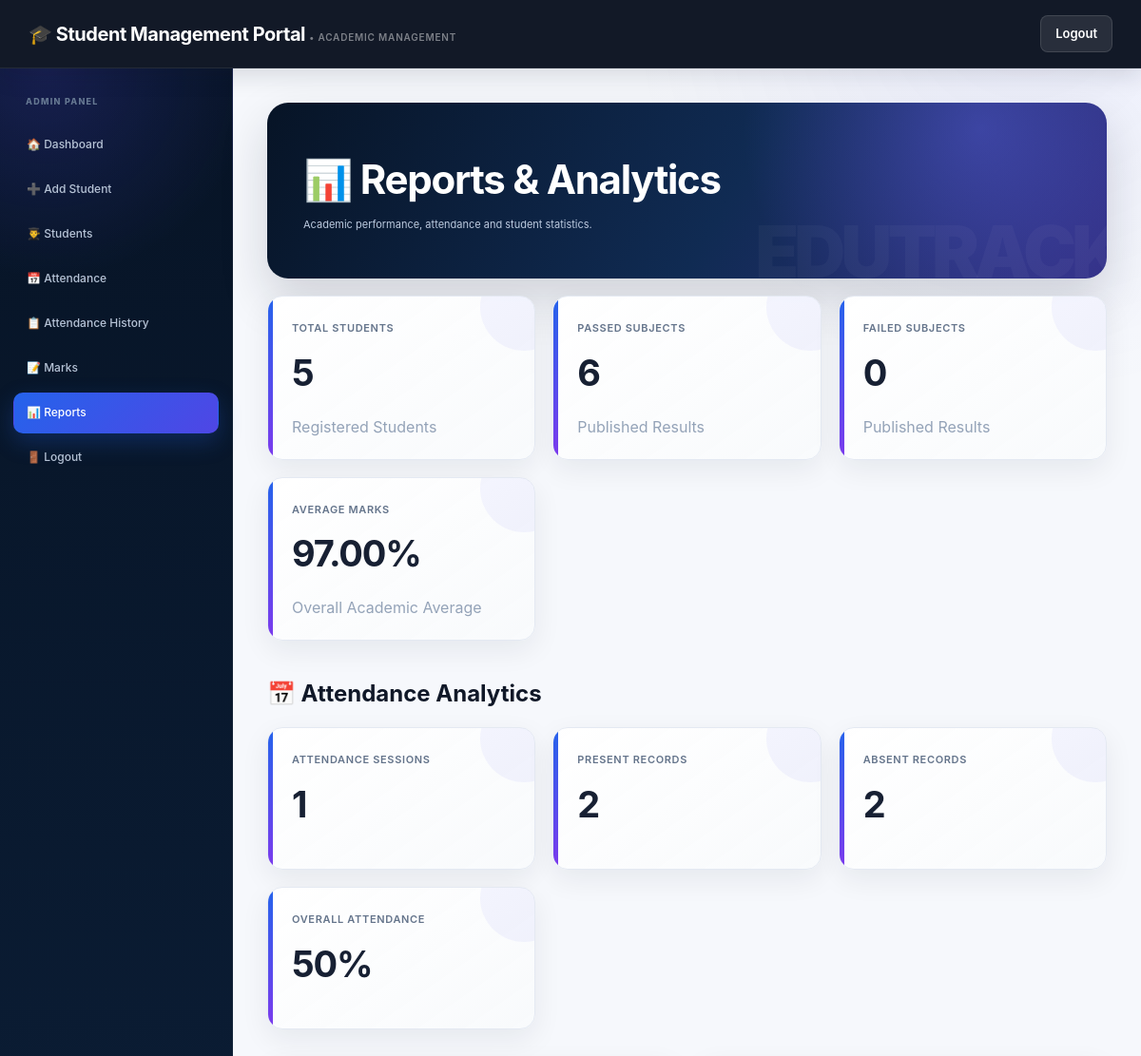
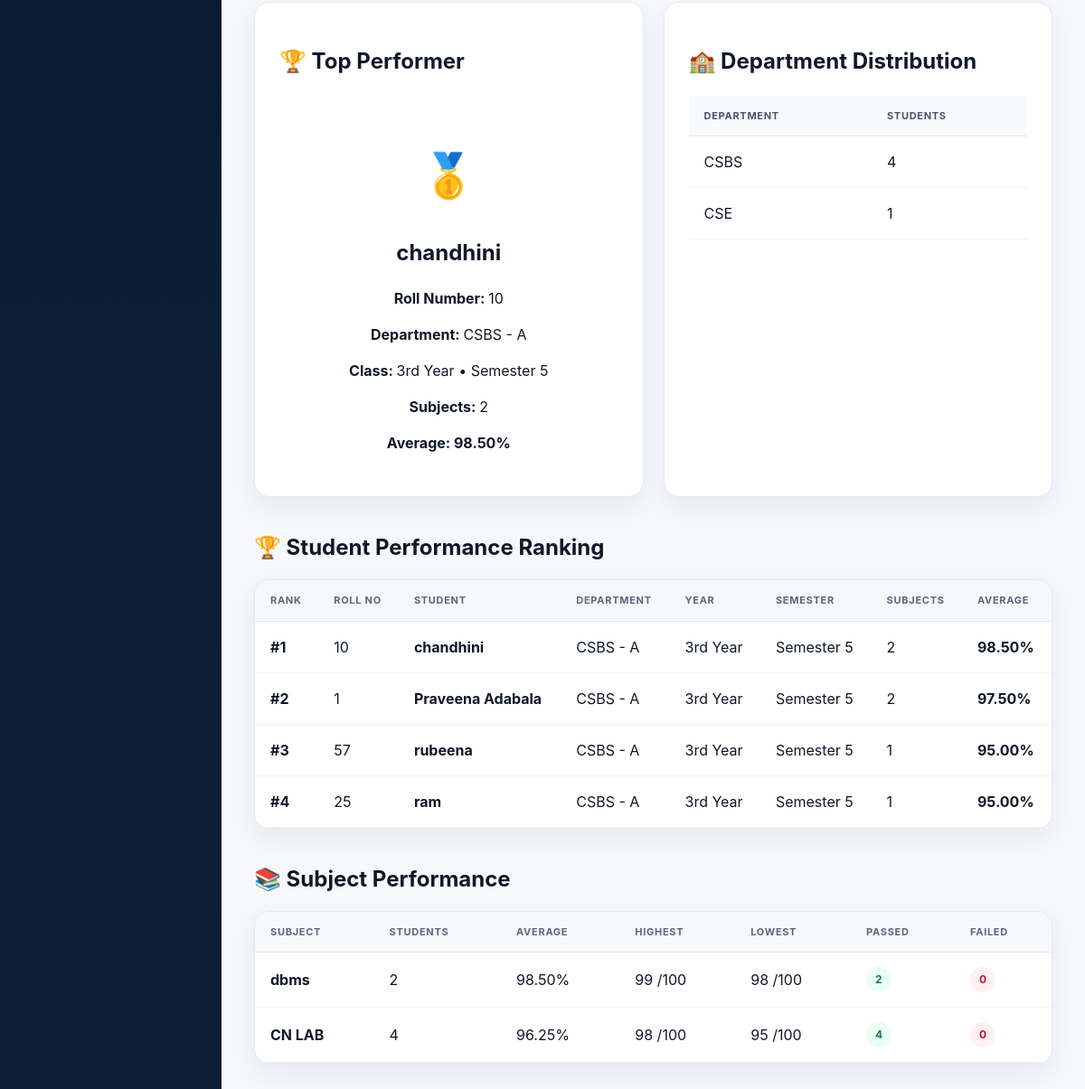
/reports.php (signed in), run on the app's committed database (2 pictures, top to bottom).
### tables this page shows
CREATE TABLE `students` (
  `id` int(11) NOT NULL,
  `name` varchar(100) NOT NULL,
  `roll_no` varchar(50) NOT NULL,
  `registration_no` varchar(50) DEFAULT NULL,
  `dob` date DEFAULT NULL,
  `gender` varchar(20) DEFAULT NULL,
  `department` varchar(100) NOT NULL,
  `section` varchar(10) DEFAULT NULL,
  `year` varchar(20) DEFAULT NULL,
  `semester` varchar(20) DEFAULT NULL,
  `email` varchar(100) NOT NULL,
  `phone` varchar(15) NOT NULL,
  `address` text DEFAULT NULL,
  `username` varchar(100) DEFAULT NULL,
  `password` varchar(255) DEFAULT NULL,
  `verification_token` varchar(255) DEFAULT NULL,
  `email_verified` tinyint(1) NOT NULL DEFAULT 0
);

### reports.php (the view, shortened to what this page needs)
<?php
include "db.php";
$result = mysqli_query(
    $conn,
    "SELECT COUNT(*) AS total FROM students"
);
$row = mysqli_fetch_assoc($result);
$total_students = intval($row["total"] ?? 0);
$department_result = mysqli_query(
    $conn,
    "SELECT
        department,
        COUNT(*) AS total
     FROM students
     GROUP BY department
     ORDER BY total DESC"
);
$result = mysqli_query(
    $conn,
    "SELECT COUNT(*) AS total
     FROM marks
     WHERE LOWER(result) = 'pass'"
);
$row = mysqli_fetch_assoc($result);
$total_pass = intval($row["total"] ?? 0);
$result = mysqli_query(
    $conn,
    "SELECT COUNT(*) AS total
     FROM marks
     WHERE LOWER(result) = 'fail'"
);
$row = mysqli_fetch_assoc($result);
$total_fail = intval($row["total"] ?? 0);
$result = mysqli_query(
    $conn,
    "SELECT
        COALESCE(
            ROUND(AVG(total_marks), 2),
            0
        ) AS average_marks
     FROM marks"
);
$row = mysqli_fetch_assoc($result);
$average_marks =
    $row["average_marks"] ?? 0;
$result = mysqli_query(
    $conn,
    "SELECT
        students.id,
        students.name,
        students.roll_no,
        students.department,
        students.section,
        students.year,
        students.semester,
        ROUND(
            AVG(marks.total_marks),
            2
        ) AS average,
        COUNT(marks.id)
            AS subject_count
     FROM marks
     JOIN students
        ON students.id = marks.student_id
     GROUP BY
        students.id,
        students.name,
        students.roll_no,
        students.department,
        students.section,
        students.year,
        students.semester
     ORDER BY average DESC
     LIMIT 1"
);
$top_student =
    mysqli_fetch_assoc($result);
$top_students = mysqli_query(
    $conn,
    "SELECT
        students.name,
        students.roll_no,
        students.department,
        students.section,
        students.year,
        students.semester,
        ROUND(
            AVG(marks.total_marks),
            2
        ) AS average,
        COUNT(marks.id)
            AS subjects
     FROM marks
     JOIN students
        ON students.id = marks.student_id
     GROUP BY
        students.id,
        students.name,
        students.roll_no,
        students.department,
        students.section,
        students.year,
        students.semester
     ORDER BY average DESC
     LIMIT 10"
);
$subject_result = mysqli_query(
    $conn,
    "SELECT
        subject,
        COUNT(*) AS students,
        ROUND(
            AVG(total_marks),
            2
        ) AS average,
        MAX(total_marks)
            AS highest,
        MIN(total_marks)
            AS lowest,
        SUM(
            CASE
                WHEN LOWER(result) = 'pass'
                THEN 1
                ELSE 0
            END
        ) AS passed,
        SUM(
            CASE
                WHEN LOWER(result) = 'fail'
                THEN 1
                ELSE 0
            END
        ) AS failed
     FROM marks
     GROUP BY subject
     ORDER BY average DESC"
);
$attendance_result = mysqli_query(
    $conn,
    "SELECT
        COUNT(ar.id)
            AS total_records,
        SUM(
            CASE
                WHEN ar.status = 'Present'
                THEN 1
                ELSE 0
            END
        ) AS present_records,
        SUM(
            CASE
                WHEN ar.status = 'Absent'
                THEN 1
                ELSE 0
            END
        ) AS absent_records
     FROM attendance_records ar"
);
$attendance_stats =
    mysqli_fetch_assoc($attendance_result);
$total_attendance_records =
    intval(
        $attendance_stats["total_records"] ?? 0
    );
$total_present =
    intval(
        $attendance_stats["present_records"] ?? 0
    );
$total_absent =
    intval(
        $attendance_stats["absent_records"] ?? 0
    );
$attendance_percentage =
    $total_attendance_records > 0
    ?
    round(
        ($total_present / $total_attendance_records) * 100,
        2
    )
    :
    0;
$session_result = mysqli_query(
    $conn,
    "SELECT COUNT(*) AS total
     FROM attendance_sessions"
);
$session_row =
    mysqli_fetch_assoc($session_result);
$total_sessions =
    intval(
        $session_row["total"] ?? 0
    );
?>
<!DOCTYPE html>
<html lang="en">
<head>
<link
    rel="stylesheet"
    href="css/style.css"
>
</head>
<body class="edutrack-admin">
<div class="navbar">
<h2>
🎓 Student Management Portal
</h2>
<a
    href="logout.php"
    class="logout-btn"
>
Logout
</a>
</div>
<div class="main-layout">
<div class="sidebar">
<h3>
ADMIN PANEL
</h3>
<a href="dashboard.php">
🏠 Dashboard
</a>
<a href="add_student.php">
➕ Add Student
</a>
<a href="view_students.php">
👨‍🎓 Students
</a>
<a href="attendance.php">
📅 Attendance
</a>
<a href="attendance_history.php">
📋 Attendance History
</a>
<a href="marks.php">
📝 Marks
</a>
<a
    href="reports.php"
    class="active"
>
📊 Reports
</a>
<a href="logout.php">
🚪 Logout
</a>
</div>
<div class="main-content">
<div class="page-header">
<div>
<h1>
📊 Reports & Analytics
</h1>
<p>
Academic performance, attendance and student statistics.
</p>
</div>
</div>
<div class="stats-grid">
<div class="stat-card">
<h3>
Total Students
</h3>
<h1>
<?php echo $total_students; ?>
</h1>
<p>
Registered Students
</p>
</div>
<div class="stat-card">
<h3>
Passed Subjects
</h3>
<h1>
<?php echo $total_pass; ?>
</h1>
<p>
Published Results
</p>
</div>
<div class="stat-card">
<h3>
Failed Subjects
</h3>
<h1>
<?php echo $total_fail; ?>
</h1>
<p>
Published Results
</p>
</div>
<div class="stat-card">
<h3>
Average Marks
</h3>
<h1>
<?php echo $average_marks; ?>%
</h1>
<p>
Overall Academic Average
</p>
</div>
</div>
<h2 class="section-title">
📅 Attendance Analytics
</h2>
<div class="stats-grid">
<div class="stat-card">
<h3>
Attendance Sessions
</h3>
<h1>
<?php echo $total_sessions; ?>
</h1>
</div>
<div class="stat-card">
<h3>
Present Records
</h3>
<h1>
<?php echo $total_present; ?>
</h1>
</div>
<div class="stat-card">
<h3>
Absent Records
</h3>
<h1>
<?php echo $total_absent; ?>
</h1>
</div>
<div class="stat-card">
<h3>
Overall Attendance
</h3>
<h1>
<?php echo $attendance_percentage; ?>%
</h1>
</div>
</div>
<div class="report-grid">
<div class="report-card">
<h2>
🏆 Top Performer
</h2>
<?php if ($top_student) { ?>
<div class="top-student">
<h1>
🥇
</h1>
<h2>
<?php
echo htmlspecialchars(
    $top_student["name"]
);
?>
</h2>
<p>
<strong>
Roll Number:
</strong>
<?php
echo htmlspecialchars(
    $top_student["roll_no"]
);
?>
</p>
<p>
<strong>
Department:
</strong>
<?php
echo htmlspecialchars(
    $top_student["department"]
);
?>
-
<?php
echo htmlspecialchars(
    $top_student["section"]
);
?>
</p>
<p>
<strong>
Class:
</strong>
<?php
echo htmlspecialchars(
    $top_student["year"]
);
?>
•
Semester
<?php
echo htmlspecialchars(
    $top_student["semester"]
);
?>
</p>
<p>
<strong>
Subjects:
</strong>
<?php
echo intval(
    $top_student["subject_count"]
);
?>
</p>
<strong>
Average:
<?php
echo $top_student["average"];
?>%
</strong>
</div>
<?php } else { ?>
<p>
No marks available yet.
</p>
<?php } ?>
</div>
<div class="report-card">
<h2>
🏫 Department Distribution
</h2>
<table class="mini-table">
<thead>
<tr>
<th>
Department
</th>
<th>
Students
</th>
</tr>
</thead>
<tbody>
<?php
if (
    $department_result &&
    mysqli_num_rows(
        $department_result
    ) > 0
) {
    while (
        $department =
        mysqli_fetch_assoc(
            $department_result
        )
    ) {
?>
<tr>
<td>
<?php
echo htmlspecialchars(
    $department["department"]
);
?>
</td>
<td>
<?php
echo intval(
    $department["total"]
);
?>
</td>
</tr>
<?php
    }
} ?>
</tbody>
</table>
</div>
</div>
<h2 class="section-title">
🏆 Student Performance Ranking
</h2>
<div class="table-card">
<table class="modern-table">
<thead>
<tr>
<th>
Rank
</th>
<th>
Roll No
</th>
<th>
Student
</th>
<th>
Department
</th>
<th>
Year
</th>
<th>
Semester
</th>
<th>
Subjects
</th>
<th>
Average
</th>
</tr>
</thead>
<tbody>
<?php
$rank = 1;
if (
    $top_students &&
    mysqli_num_rows(
        $top_students
    ) > 0
) {
    while (
        $student =
        mysqli_fetch_assoc(
            $top_students
        )
    ) {
?>
<tr>
<td>
<strong>
#<?php echo $rank; ?>
</strong>
</td>
<td>
<?php
echo htmlspecialchars(
    $student["roll_no"]
);
?>
</td>
<td>
<strong>
<?php
echo htmlspecialchars(
    $student["name"]
);
?>
</strong>
</td>
<td>
<?php
echo htmlspecialchars(
    $student["department"]
);
echo " - ";
echo htmlspecialchars(
    $student["section"]
);
?>
</td>
<td>
<?php
echo htmlspecialchars(
    $student["year"]
);
?>
</td>
<td>
Semester
<?php
echo htmlspecialchars(
    $student["semester"]
);
?>
</td>
<td>
<?php
echo intval(
    $student["subjects"]
);
?>
</td>
<td>
<strong>
<?php
echo $student["average"];
?>%
</strong>
</td>
</tr>
<?php
        $rank++;
    }
} ?>
</tbody>
</table>
</div>
<h2 class="section-title">
📚 Subject Performance
</h2>
<div class="table-card">
<table class="modern-table">
<thead>
<tr>
<th>
Subject
</th>
<th>
Students
</th>
<th>
Average
</th>
<th>
Highest
</th>
<th>
Lowest
</th>
<th>
Passed
</th>
<th>
Failed
</th>
</tr>
</thead>
<tbody>
<?php
if (
    $subject_result &&
    mysqli_num_rows(
        $subject_result
    ) > 0
) {
    while (
        $subject =
        mysqli_fetch_assoc(
            $subject_result
        )
    ) {
?>
<tr>
<td>
<strong>
<?php
echo htmlspecialchars(
    $subject["subject"]
);
?>
</strong>
</td>
<td>
<?php
echo intval(
    $subject["students"]
);
?>
</td>
<td>
<?php
echo $subject["average"];
?>%
</td>
<td>
<?php
echo intval(
    $subject["highest"]
);
?>
/100
</td>
<td>
<?php
echo intval(
    $subject["lowest"]
);
?>
/100
</td>
<td>
<span class="good-status">
<?php
echo intval(
    $subject["passed"]
);
?>
</span>
</td>
<td>
<span class="bad-status">
<?php
echo intval(
    $subject["failed"]
);
?>
</span>
</td>
</tr>
<?php
    }
} ?>
</tbody>
</table>
</div>
</div>
</div>
</body>
</html>

### data on the page
students: name "chandhini", roll_no "10", department "CSBS", section "A", year "3rd Year", semester "5"

### other printed values
$total_students "5"
$total_pass "6"
$total_fail "0"
$average_marks "97.00"
$total_sessions "1"
$total_present "2"
$total_absent "2"
$attendance_percentage "50"
$top_student["subject_count"] "2"
$top_student["average"] "98.50"
$department["department"] "CSBS"
$department["total"] "4"
$department["department"] "CSE"
$department["total"] "1"
$student["roll_no"] "10"
